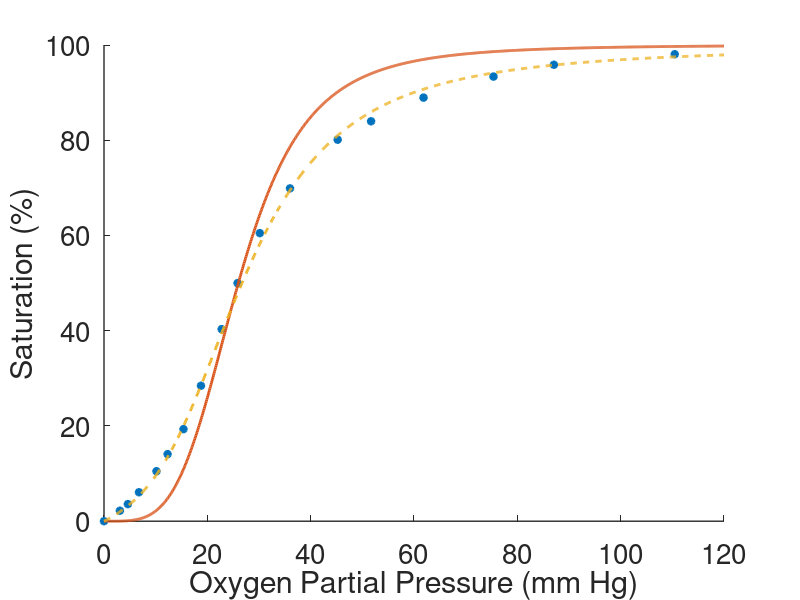

MATLAB code for this plot:
%plot for Figure 14.4
% 
clear all
close all
clc
set(0,                           ...
   'defaultaxesfontsize', 20,   ...
   'defaultaxeslinewidth', 1.0, ...
   'defaultlinelinewidth', 2.0);


% Hemoglobin saturation curve data
A =[0	0;
2.20994	3.07692;
3.59116	4.61538;
6.07735	6.76923;
10.49724	10.15385;
14.0884	12.3077;
19.337	15.3846;
28.453	18.7692;
40.3315	22.7692;
50	25.8462;
60.4972	30.1538;
69.8895	36;
80.1105	45.2308;
83.97790000000001	51.6923;
88.9503	61.8462;
93.3702	75.38460000000001;
95.85639999999999	87.07689999999999;
98.0663	110.462];

%MWC saturation curve
O2 = [0:.1:120]'; % O2 partial pressure
K = 26;
Y = O2.^4./(K^4+O2.^4);
K1 = 45.9;
K2 = 23.9;
K3 =243.1;
K4 = 1.52;
alp(1) = 1;
alp(2) = alp(1)/K1;
alp(3)=alp(2)/K2;
alp(4) = alp(3)/K3;
alp(5) = alp(4)/K4;
vec = [ones(length(O2),1),O2,O2.^2,O2.^3,O2.^4];

ints = [0:4];
intalps = ints.*alp;
SatY = (vec*intalps')./(vec*alp');

 
figure(1)
plot(A(:,2),A(:,1),'*',O2,100*Y,O2,25*SatY,'--')
xlabel('Oxygen Partial Pressure (mm Hg)')
ylabel('Saturation (%)')
box off
 
